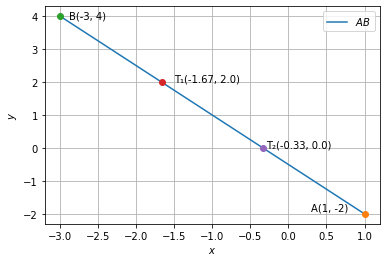

Generate this figure with Python:
import numpy as np
import matplotlib.pyplot as plt

A = np.array([1,-2])
B=np.array([-3,4])

T1=(A+2*B)/3
T2=(2*A+B)/3

def line_gen(A,B):
  len =10
  dim = A.shape[0]
  x_AB = np.zeros((dim,len))
  lam_1 = np.linspace(0,1,len)
  for i in range(len):
    temp1 = A + lam_1[i]*(B-A)
    x_AB[:,i]= temp1.T
  return x_AB

x_AB = line_gen(A,B)
plt.plot(x_AB[0,:],x_AB[1,:],label='$AB$')
# round(float(S[j]),2)

plt.plot(A[0], A[1], 'o')
plt.text(A[0] * (1 - 0.7), A[1] * (1 - 0.05) , 'A({}, {})'.format(A[0], A[1]))
plt.plot(B[0], B[1], 'o')
plt.text(B[0] * (1 - 0.04), B[1] * (1- 0.02) , 'B({}, {})'.format(B[0], B[1]))
plt.plot(T1[0], T1[1], 'o')
plt.text(T1[0] * (1 - 0.1), T1[1] , 'T₁({}, {})'.format(round(T1[0],2),T1[1]))
plt.plot(T2[0], T2[1], 'o')
plt.text(T2[0] * (1- 0.1), T2[1], 'T₂({}, {})'.format(round(T2[0],2),T2[1]))
plt.xlabel('$x$')
plt.ylabel('$y$')
plt.legend(loc='best')
plt.grid() # minor
# plt.axis('equal')

plt.show()
